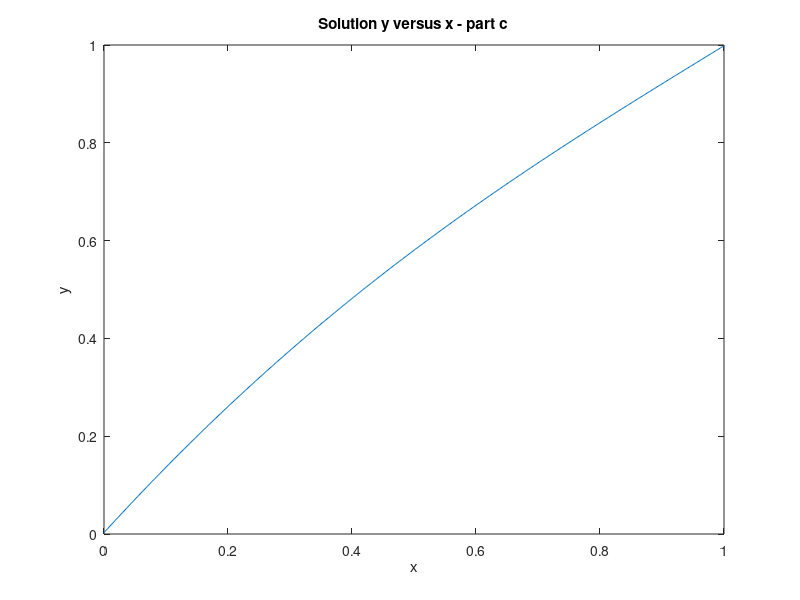

Source code (MATLAB):
close all;
clear all;
clc;

n = 500;
h = 1 / (n+1);
itmax = 100;

b = zeros(n+1,1);
b(n+1,1) = 1;

u  = -2 * ones(n+1,1);
v  = ones(n,1);
A  = diag(v,-1) + diag(v,1) + diag(u,0);

y = ones(n+1,1);
x = linspace(0,1,n+1)';

for i = 1:itmax
    
    rhs = h^2 * (y.^2 - 1) - b;
    y = A \ rhs;
    
    res = A * y - ( h^2 * (y.^2 - 1) - b );
    resmax = max ( abs ( res ) );
    
    if ( resmax < 1e-15 ) break
    end
    
end

plot ( x, y );
axis ([0,1,0,1]);
title('Solution y versus x - part c');
xlabel('x');
ylabel('y');